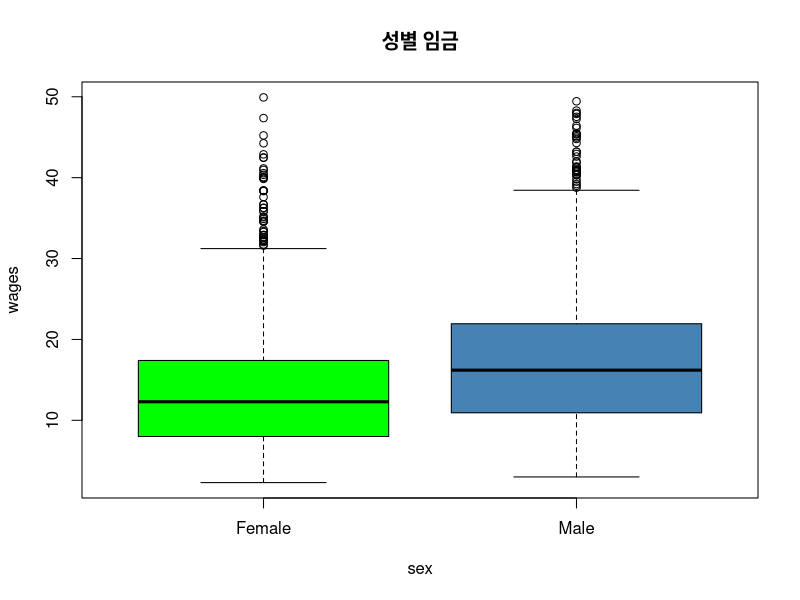
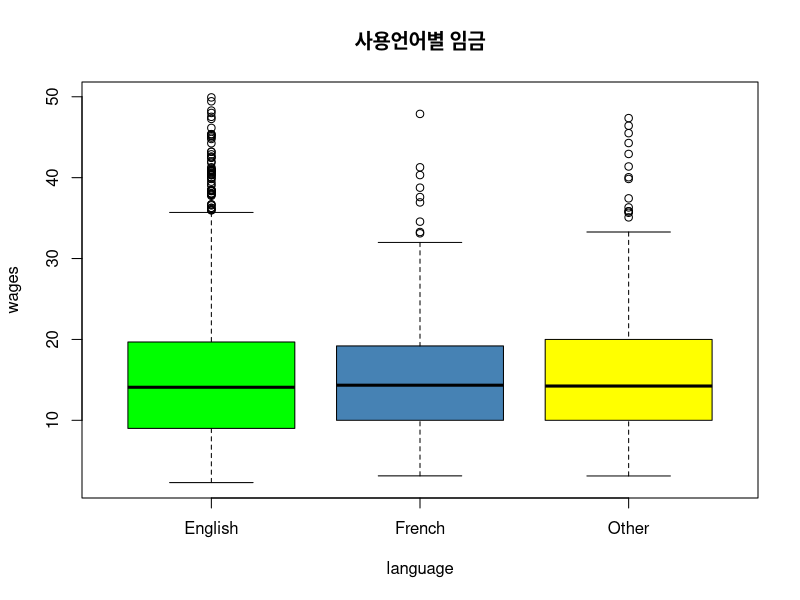
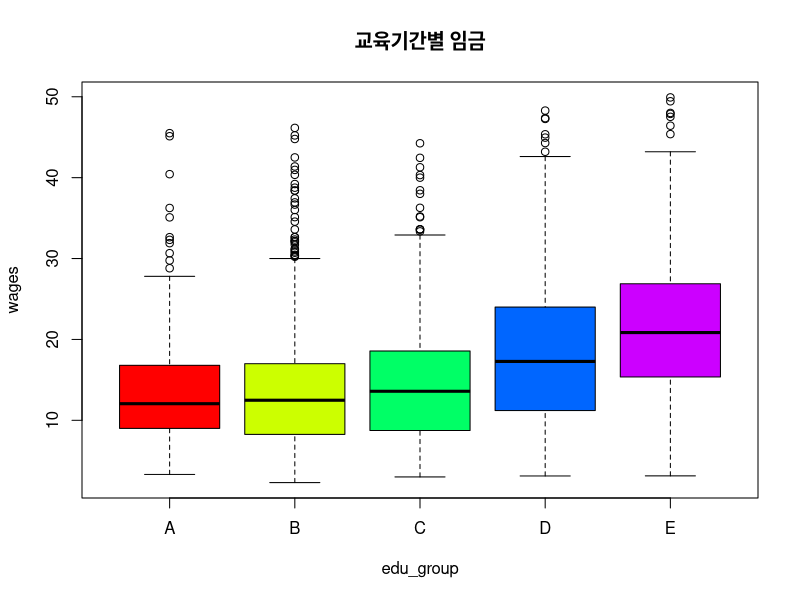

Source code (R) for these figures, in order:
# (1)
library(carData)
ds <- SLID[complete.cases(SLID),]
head(ds)

# (2)
boxplot(wages~sex, data=ds, 
        main='성별 임금',
        col=c('green','steelblue'))

# (3)
boxplot(wages~language, data=ds, 
        main='사용언어별 임금',
        col=c('green','steelblue','yellow'))

# (4)
ds$edu_group <- NA         # 새 열 추가
ds$edu_group[ds$education<10] <- 'A'
ds$edu_group[ds$education>=10 & ds$education<13] <- 'B'
ds$edu_group[ds$education>=13 & ds$education<15] <- 'C'
ds$edu_group[ds$education>=15 & ds$education<18] <- 'D'
ds$edu_group[ds$education>=18] <- 'E'

boxplot(wages~edu_group, data=ds, 
        main='교육기간별 임금',
        col=rainbow(5))    # 상자의 색을 rainbow 팔레트에서 선택 